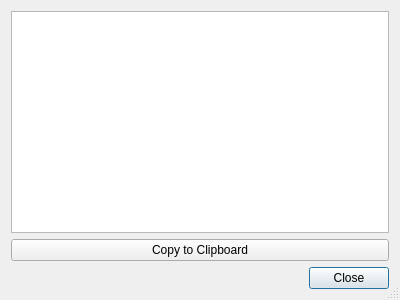
<?xml version="1.0" encoding="UTF-8"?>
<ui version="4.0">
 <class>SystemInfoDialog</class>
 <widget class="QDialog" name="SystemInfoDialog">
  <property name="geometry">
   <rect>
    <x>0</x>
    <y>0</y>
    <width>400</width>
    <height>300</height>
   </rect>
  </property>
  <property name="windowTitle">
   <string>System Information</string>
  </property>
  <property name="sizeGripEnabled">
   <bool>true</bool>
  </property>
  <property name="modal">
   <bool>true</bool>
  </property>
  <layout class="QGridLayout" name="gridLayout">
   <item row="0" column="0">
    <widget class="QPlainTextEdit" name="te_system_info">
     <property name="readOnly">
      <bool>true</bool>
     </property>
    </widget>
   </item>
   <item row="2" column="0">
    <widget class="QDialogButtonBox" name="buttonBox">
     <property name="orientation">
      <enum>Qt::Horizontal</enum>
     </property>
     <property name="standardButtons">
      <set>QDialogButtonBox::Close</set>
     </property>
    </widget>
   </item>
   <item row="1" column="0">
    <widget class="QPushButton" name="btn_copy_to_clipboard">
     <property name="text">
      <string>Copy to Clipboard</string>
     </property>
    </widget>
   </item>
  </layout>
 </widget>
 <resources/>
 <connections>
  <connection>
   <sender>buttonBox</sender>
   <signal>accepted()</signal>
   <receiver>SystemInfoDialog</receiver>
   <slot>accept()</slot>
   <hints>
    <hint type="sourcelabel">
     <x>248</x>
     <y>254</y>
    </hint>
    <hint type="destinationlabel">
     <x>157</x>
     <y>274</y>
    </hint>
   </hints>
  </connection>
  <connection>
   <sender>buttonBox</sender>
   <signal>rejected()</signal>
   <receiver>SystemInfoDialog</receiver>
   <slot>reject()</slot>
   <hints>
    <hint type="sourcelabel">
     <x>316</x>
     <y>260</y>
    </hint>
    <hint type="destinationlabel">
     <x>286</x>
     <y>274</y>
    </hint>
   </hints>
  </connection>
 </connections>
</ui>
